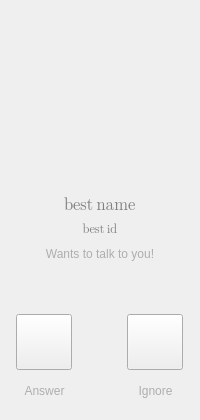
                  <widget class="QWidget" name="incomingCallPage">
                   <property name="sizePolicy">
                    <sizepolicy hsizetype="MinimumExpanding" vsizetype="MinimumExpanding">
                     <horstretch>0</horstretch>
                     <verstretch>0</verstretch>
                    </sizepolicy>
                   </property>
                   <layout class="QGridLayout" name="gridLayout_8">
                    <property name="leftMargin">
                     <number>0</number>
                    </property>
                    <property name="topMargin">
                     <number>0</number>
                    </property>
                    <property name="rightMargin">
                     <number>0</number>
                    </property>
                    <property name="bottomMargin">
                     <number>0</number>
                    </property>
                    <property name="spacing">
                     <number>0</number>
                    </property>
                    <item row="0" column="0">
                     <widget class="QWidget" name="callInvite" native="true">
                      <property name="sizePolicy">
                       <sizepolicy hsizetype="MinimumExpanding" vsizetype="MinimumExpanding">
                        <horstretch>0</horstretch>
                        <verstretch>0</verstretch>
                       </sizepolicy>
                      </property>
                      <property name="minimumSize">
                       <size>
                        <width>200</width>
                        <height>420</height>
                       </size>
                      </property>
                      <property name="maximumSize">
                       <size>
                        <width>200</width>
                        <height>420</height>
                       </size>
                      </property>
                      <property name="baseSize">
                       <size>
                        <width>200</width>
                        <height>420</height>
                       </size>
                      </property>
                      <layout class="QVBoxLayout" name="callInviteLayout" stretch="0,2,1,0,0,0,2,1,9">
                       <property name="spacing">
                        <number>0</number>
                       </property>
                       <item>
                        <widget class="QLabel" name="callerPhoto">
                         <property name="sizePolicy">
                          <sizepolicy hsizetype="Fixed" vsizetype="Fixed">
                           <horstretch>0</horstretch>
                           <verstretch>0</verstretch>
                          </sizepolicy>
                         </property>
                         <property name="minimumSize">
                          <size>
                           <width>166</width>
                           <height>166</height>
                          </size>
                         </property>
                         <property name="maximumSize">
                          <size>
                           <width>166</width>
                           <height>166</height>
                          </size>
                         </property>
                         <property name="baseSize">
                          <size>
                           <width>166</width>
                           <height>166</height>
                          </size>
                         </property>
                         <property name="text">
                          <string/>
                         </property>
                         <property name="alignment">
                          <set>Qt::AlignCenter</set>
                         </property>
                        </widget>
                       </item>
                       <item>
                        <spacer name="verticalSpacer_3">
                         <property name="orientation">
                          <enum>Qt::Vertical</enum>
                         </property>
                         <property name="sizeType">
                          <enum>QSizePolicy::Fixed</enum>
                         </property>
                         <property name="sizeHint" stdset="0">
                          <size>
                           <width>20</width>
                           <height>20</height>
                          </size>
                         </property>
                        </spacer>
                       </item>
                       <item alignment="Qt::AlignHCenter">
                        <widget class="QLabel" name="callerBestNameLabel">
                         <property name="font">
                          <font>
                           <family>Segoe UI Emoji</family>
                           <pointsize>12</pointsize>
                          </font>
                         </property>
                         <property name="styleSheet">
                          <string notr="true">color: rgb(128, 128, 128);</string>
                         </property>
                         <property name="text">
                          <string>best name</string>
                         </property>
                        </widget>
                       </item>
                       <item>
                        <spacer name="verticalSpacer_13">
                         <property name="orientation">
                          <enum>Qt::Vertical</enum>
                         </property>
                         <property name="sizeHint" stdset="0">
                          <size>
                           <width>20</width>
                           <height>5</height>
                          </size>
                         </property>
                        </spacer>
                       </item>
                       <item>
                        <widget class="QLabel" name="sipCallerBestIdLabel">
                         <property name="font">
                          <font>
                           <family>Segoe UI Emoji</family>
                           <pointsize>9</pointsize>
                          </font>
                         </property>
                         <property name="styleSheet">
                          <string notr="true">color: rgb(128, 128, 128);</string>
                         </property>
                         <property name="text">
                          <string>best id</string>
                         </property>
                         <property name="alignment">
                          <set>Qt::AlignCenter</set>
                         </property>
                        </widget>
                       </item>
                       <item>
                        <spacer name="verticalSpacer_12">
                         <property name="orientation">
                          <enum>Qt::Vertical</enum>
                         </property>
                         <property name="sizeType">
                          <enum>QSizePolicy::Expanding</enum>
                         </property>
                         <property name="sizeHint" stdset="0">
                          <size>
                           <width>20</width>
                           <height>5</height>
                          </size>
                         </property>
                        </spacer>
                       </item>
                       <item>
                        <widget class="QLabel" name="wantToTalkLabel">
                         <property name="styleSheet">
                          <string notr="true">color: rgb(174, 174, 174);</string>
                         </property>
                         <property name="text">
                          <string>Wants to talk to you!</string>
                         </property>
                         <property name="alignment">
                          <set>Qt::AlignCenter</set>
                         </property>
                        </widget>
                       </item>
                       <item>
                        <spacer name="verticalSpacer_5">
                         <property name="orientation">
                          <enum>Qt::Vertical</enum>
                         </property>
                         <property name="sizeType">
                          <enum>QSizePolicy::Fixed</enum>
                         </property>
                         <property name="sizeHint" stdset="0">
                          <size>
                           <width>20</width>
                           <height>50</height>
                          </size>
                         </property>
                        </spacer>
                       </item>
                       <item>
                        <layout class="QVBoxLayout" name="verticalLayout_3" stretch="2">
                         <property name="spacing">
                          <number>0</number>
                         </property>
                         <property name="rightMargin">
                          <number>0</number>
                         </property>
                         <property name="bottomMargin">
                          <number>0</number>
                         </property>
                         <item>
                          <layout class="QHBoxLayout" name="horizontalLayout_2">
                           <property name="spacing">
                            <number>0</number>
                           </property>
                           <property name="topMargin">
                            <number>0</number>
                           </property>
                           <property name="rightMargin">
                            <number>0</number>
                           </property>
                           <item>
                            <layout class="QVBoxLayout" name="verticalLayout_4">
                             <property name="spacing">
                              <number>0</number>
                             </property>
                             <property name="rightMargin">
                              <number>0</number>
                             </property>
                             <item>
                              <layout class="QHBoxLayout" name="horizontalLayout_4">
                               <property name="bottomMargin">
                                <number>0</number>
                               </property>
                               <item>
                                <widget class="QPushButton" name="acceptButton">
                                 <property name="sizePolicy">
                                  <sizepolicy hsizetype="Fixed" vsizetype="Fixed">
                                   <horstretch>0</horstretch>
                                   <verstretch>0</verstretch>
                                  </sizepolicy>
                                 </property>
                                 <property name="minimumSize">
                                  <size>
                                   <width>56</width>
                                   <height>56</height>
                                  </size>
                                 </property>
                                 <property name="toolTip">
                                  <string>Answer incoming call button</string>
                                 </property>
                                 <property name="icon">
                                  <iconset resource="../ressources.qrc">
                                   <normaloff>:/images/icons/ic_done_white_24dp.png</normaloff>:/images/icons/ic_done_white_24dp.png</iconset>
                                 </property>
                                 <property name="iconSize">
                                  <size>
                                   <width>24</width>
                                   <height>24</height>
                                  </size>
                                 </property>
                                </widget>
                               </item>
                              </layout>
                             </item>
                             <item>
                              <widget class="QLabel" name="acceptLabel">
                               <property name="styleSheet">
                                <string notr="true">color: rgb(174, 174, 174);</string>
                               </property>
                               <property name="text">
                                <string>Answer</string>
                               </property>
                               <property name="alignment">
                                <set>Qt::AlignCenter</set>
                               </property>
                              </widget>
                             </item>
                            </layout>
                           </item>
                           <item>
                            <spacer name="horizontalSpacer_21">
                             <property name="orientation">
                              <enum>Qt::Horizontal</enum>
                             </property>
                             <property name="sizeType">
                              <enum>QSizePolicy::Fixed</enum>
                             </property>
                             <property name="sizeHint" stdset="0">
                              <size>
                               <width>40</width>
                               <height>20</height>
                              </size>
                             </property>
                            </spacer>
                           </item>
                           <item>
                            <layout class="QVBoxLayout" name="verticalLayout_7">
                             <property name="spacing">
                              <number>0</number>
                             </property>
                             <property name="bottomMargin">
                              <number>0</number>
                             </property>
                             <item>
                              <layout class="QHBoxLayout" name="horizontalLayout_5">
                               <item>
                                <widget class="QPushButton" name="refuseButton">
                                 <property name="sizePolicy">
                                  <sizepolicy hsizetype="Fixed" vsizetype="Fixed">
                                   <horstretch>0</horstretch>
                                   <verstretch>0</verstretch>
                                  </sizepolicy>
                                 </property>
                                 <property name="minimumSize">
                                  <size>
                                   <width>56</width>
                                   <height>56</height>
                                  </size>
                                 </property>
                                 <property name="toolTip">
                                  <string>Ignore incoming call button</string>
                                 </property>
                                 <property name="layoutDirection">
                                  <enum>Qt::RightToLeft</enum>
                                 </property>
                                 <property name="icon">
                                  <iconset resource="../ressources.qrc">
                                   <normaloff>:/images/icons/ic_close_white_24dp.png</normaloff>:/images/icons/ic_close_white_24dp.png</iconset>
                                 </property>
                                 <property name="iconSize">
                                  <size>
                                   <width>24</width>
                                   <height>24</height>
                                  </size>
                                 </property>
                                </widget>
                               </item>
                              </layout>
                             </item>
                             <item>
                              <widget class="QLabel" name="refuseLabel">
                               <property name="layoutDirection">
                                <enum>Qt::RightToLeft</enum>
                               </property>
                               <property name="styleSheet">
                                <string notr="true">color: rgb(174, 174, 174);</string>
                               </property>
                               <property name="text">
                                <string>Ignore</string>
                               </property>
                               <property name="alignment">
                                <set>Qt::AlignCenter</set>
                               </property>
                              </widget>
                             </item>
                            </layout>
                           </item>
                          </layout>
                         </item>
                        </layout>
                       </item>
                      </layout>
                     </widget>
                    </item>
                   </layout>
                  </widget>
